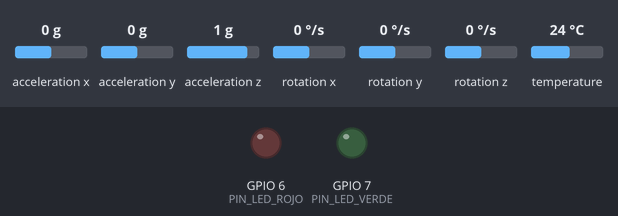
The sketch below on a simulated ESP32-S3. Shown: output pins drawn as LEDs (lit = HIGH). The test bench sets the inputs (shaded band); at power-on: acceleration x 0 g, acceleration y 0 g, acceleration z 1 g, rotation x 0 °/s, rotation y 0 °/s, rotation z 0 °/s, temperature 24 °C. What the sketch prints to the serial monitor is not drawn.

Above: at 0.3 s.
Timing chart, 0 to 1.8 s (numbered marks = the images above):
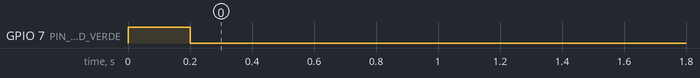

The sketch:

Codigo_SensorMovimiento.ino
```cpp
#include <Arduino.h>
#include <Wire.h>
#include <Adafruit_MPU6050.h>
#include <Adafruit_Sensor.h>

// Pines de interrupción y LEDs indicadores
#define PIN_INTERRUPCION 2   // IO2
#define PIN_LED_ROJO 6       // IO6
#define PIN_LED_VERDE 7      // IO7

// Pines de comunicación I2C
#define PIN_SDA 19
#define PIN_SCL 20

Adafruit_MPU6050 sensorMovimiento;   // Objeto del sensor de movimiento

void setup() {
  Serial.begin(115200);

  // Configuración de pines
  pinMode(PIN_INTERRUPCION, INPUT_PULLUP);
  pinMode(PIN_LED_ROJO, OUTPUT);
  pinMode(PIN_LED_VERDE, OUTPUT);

  // Inicio de la comunicación I2C con el sensor
  Wire.begin(PIN_SDA, PIN_SCL);

  // Verificación de conexión con el sensor de movimiento
  if (!sensorMovimiento.begin()) {
    Serial.println("Error: No se encontró el MPU6050. Revisa las conexiones SDA/SCL.");
    digitalWrite(PIN_LED_ROJO, 1);
    while (1) { delay(125); }
  }

  Serial.println("MPU6050 inicializado correctamente.");
  digitalWrite(PIN_LED_VERDE, 1);
  delay(200);
  digitalWrite(PIN_LED_VERDE, 0);

  // Configuración de rangos y filtro del sensor
  sensorMovimiento.setAccelerometerRange(MPU6050_RANGE_8_G);
  sensorMovimiento.setGyroRange(MPU6050_RANGE_500_DEG);
  sensorMovimiento.setFilterBandwidth(MPU6050_BAND_21_HZ);
}

void loop() {
  // Lectura de los datos del sensor de movimiento
  sensors_event_t aceleracion, giro, temperatura;
  sensorMovimiento.getEvent(&aceleracion, &giro, &temperatura);

  // Envío de los valores de aceleración por el puerto serial
  Serial.print("Aceleración (X, Y, Z): ");
  Serial.print(aceleracion.acceleration.x); Serial.print(", ");
  Serial.print(aceleracion.acceleration.y); Serial.print(", ");
  Serial.print(aceleracion.acceleration.z); Serial.println(" m/s^2");

  delay(250);
}
```
